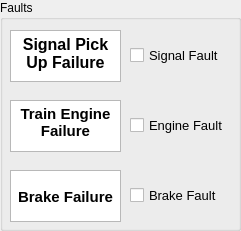
     <widget class="QGroupBox" name="tb_fault_box">
      <property name="geometry">
       <rect>
        <x>490</x>
        <y>10</y>
        <width>241</width>
        <height>231</height>
       </rect>
      </property>
      <property name="title">
       <string>Faults</string>
      </property>
      <widget class="QTextBrowser" name="tb_signal_txt">
       <property name="geometry">
        <rect>
         <x>10</x>
         <y>30</y>
         <width>111</width>
         <height>52</height>
        </rect>
       </property>
       <property name="verticalScrollBarPolicy">
        <enum>Qt::ScrollBarAlwaysOff</enum>
       </property>
       <property name="horizontalScrollBarPolicy">
        <enum>Qt::ScrollBarAlwaysOff</enum>
       </property>
       <property name="html">
        <string>&lt;!DOCTYPE HTML PUBLIC &quot;-//W3C//DTD HTML 4.0//EN&quot; &quot;http://www.w3.org/TR/REC-html40/strict.dtd&quot;&gt;
&lt;html&gt;&lt;head&gt;&lt;meta name=&quot;qrichtext&quot; content=&quot;1&quot; /&gt;&lt;style type=&quot;text/css&quot;&gt;
p, li { white-space: pre-wrap; }
&lt;/style&gt;&lt;/head&gt;&lt;body style=&quot; font-family:'MS Shell Dlg 2'; font-size:10pt; font-weight:400; font-style:normal;&quot;&gt;
&lt;p align=&quot;center&quot; style=&quot; margin-top:0px; margin-bottom:0px; margin-left:0px; margin-right:0px; -qt-block-indent:0; text-indent:0px;&quot;&gt;&lt;span style=&quot; font-size:12pt; font-weight:600;&quot;&gt;Signal Pick Up Failure&lt;/span&gt;&lt;/p&gt;&lt;/body&gt;&lt;/html&gt;</string>
       </property>
      </widget>
      <widget class="QTextBrowser" name="tb_engine_txt">
       <property name="geometry">
        <rect>
         <x>10</x>
         <y>100</y>
         <width>111</width>
         <height>52</height>
        </rect>
       </property>
       <property name="verticalScrollBarPolicy">
        <enum>Qt::ScrollBarAlwaysOff</enum>
       </property>
       <property name="horizontalScrollBarPolicy">
        <enum>Qt::ScrollBarAlwaysOff</enum>
       </property>
       <property name="html">
        <string>&lt;!DOCTYPE HTML PUBLIC &quot;-//W3C//DTD HTML 4.0//EN&quot; &quot;http://www.w3.org/TR/REC-html40/strict.dtd&quot;&gt;
&lt;html&gt;&lt;head&gt;&lt;meta name=&quot;qrichtext&quot; content=&quot;1&quot; /&gt;&lt;style type=&quot;text/css&quot;&gt;
p, li { white-space: pre-wrap; }
&lt;/style&gt;&lt;/head&gt;&lt;body style=&quot; font-family:'MS Shell Dlg 2'; font-size:10pt; font-weight:400; font-style:normal;&quot;&gt;
&lt;p align=&quot;center&quot; style=&quot; margin-top:0px; margin-bottom:0px; margin-left:0px; margin-right:0px; -qt-block-indent:0; text-indent:0px;&quot;&gt;&lt;span style=&quot; font-size:11pt; font-weight:600;&quot;&gt;Train Engine Failure&lt;/span&gt;&lt;/p&gt;&lt;/body&gt;&lt;/html&gt;</string>
       </property>
      </widget>
      <widget class="QTextBrowser" name="tb_brake_txt">
       <property name="geometry">
        <rect>
         <x>10</x>
         <y>170</y>
         <width>111</width>
         <height>52</height>
        </rect>
       </property>
       <property name="verticalScrollBarPolicy">
        <enum>Qt::ScrollBarAlwaysOff</enum>
       </property>
       <property name="horizontalScrollBarPolicy">
        <enum>Qt::ScrollBarAlwaysOff</enum>
       </property>
       <property name="html">
        <string>&lt;!DOCTYPE HTML PUBLIC &quot;-//W3C//DTD HTML 4.0//EN&quot; &quot;http://www.w3.org/TR/REC-html40/strict.dtd&quot;&gt;
&lt;html&gt;&lt;head&gt;&lt;meta name=&quot;qrichtext&quot; content=&quot;1&quot; /&gt;&lt;style type=&quot;text/css&quot;&gt;
p, li { white-space: pre-wrap; }
&lt;/style&gt;&lt;/head&gt;&lt;body style=&quot; font-family:'MS Shell Dlg 2'; font-size:10pt; font-weight:400; font-style:normal;&quot;&gt;
&lt;p align=&quot;center&quot; style=&quot;-qt-paragraph-type:empty; margin-top:0px; margin-bottom:0px; margin-left:0px; margin-right:0px; -qt-block-indent:0; text-indent:0px; font-size:8.25pt;&quot;&gt;&lt;br /&gt;&lt;/p&gt;
&lt;p align=&quot;center&quot; style=&quot; margin-top:0px; margin-bottom:0px; margin-left:0px; margin-right:0px; -qt-block-indent:0; text-indent:0px;&quot;&gt;&lt;span style=&quot; font-size:11pt; font-weight:600;&quot;&gt;Brake Failure&lt;/span&gt;&lt;/p&gt;&lt;/body&gt;&lt;/html&gt;</string>
       </property>
      </widget>
      <widget class="QCheckBox" name="tb_signal_display">
       <property name="geometry">
        <rect>
         <x>130</x>
         <y>40</y>
         <width>101</width>
         <height>31</height>
        </rect>
       </property>
       <property name="font">
        <font>
         <pointsize>10</pointsize>
        </font>
       </property>
       <property name="text">
        <string>Signal Fault</string>
       </property>
      </widget>
      <widget class="QCheckBox" name="tb_engine_display">
       <property name="geometry">
        <rect>
         <x>130</x>
         <y>110</y>
         <width>101</width>
         <height>31</height>
        </rect>
       </property>
       <property name="font">
        <font>
         <pointsize>10</pointsize>
        </font>
       </property>
       <property name="text">
        <string>Engine Fault</string>
       </property>
      </widget>
      <widget class="QCheckBox" name="tb_brake_display">
       <property name="geometry">
        <rect>
         <x>130</x>
         <y>180</y>
         <width>101</width>
         <height>31</height>
        </rect>
       </property>
       <property name="font">
        <font>
         <pointsize>10</pointsize>
        </font>
       </property>
       <property name="text">
        <string>Brake Fault</string>
       </property>
      </widget>
     </widget>
